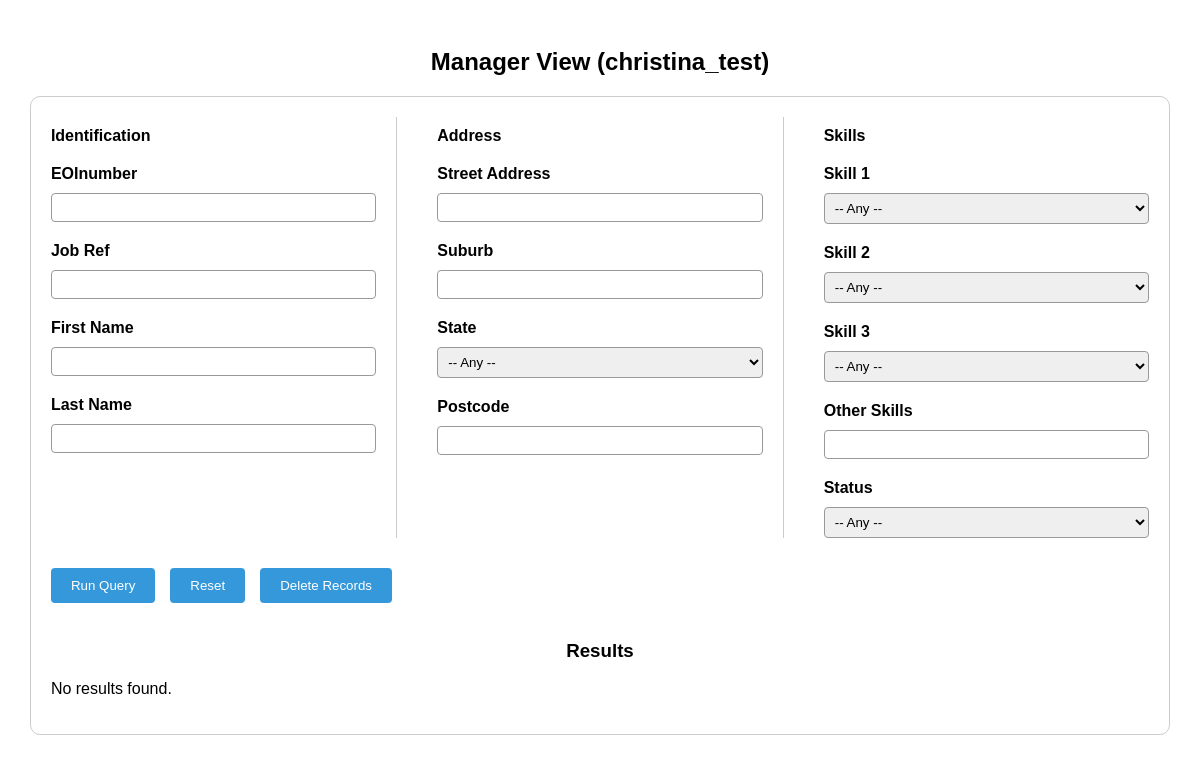
The page /manager.php on the database as committed earlier.
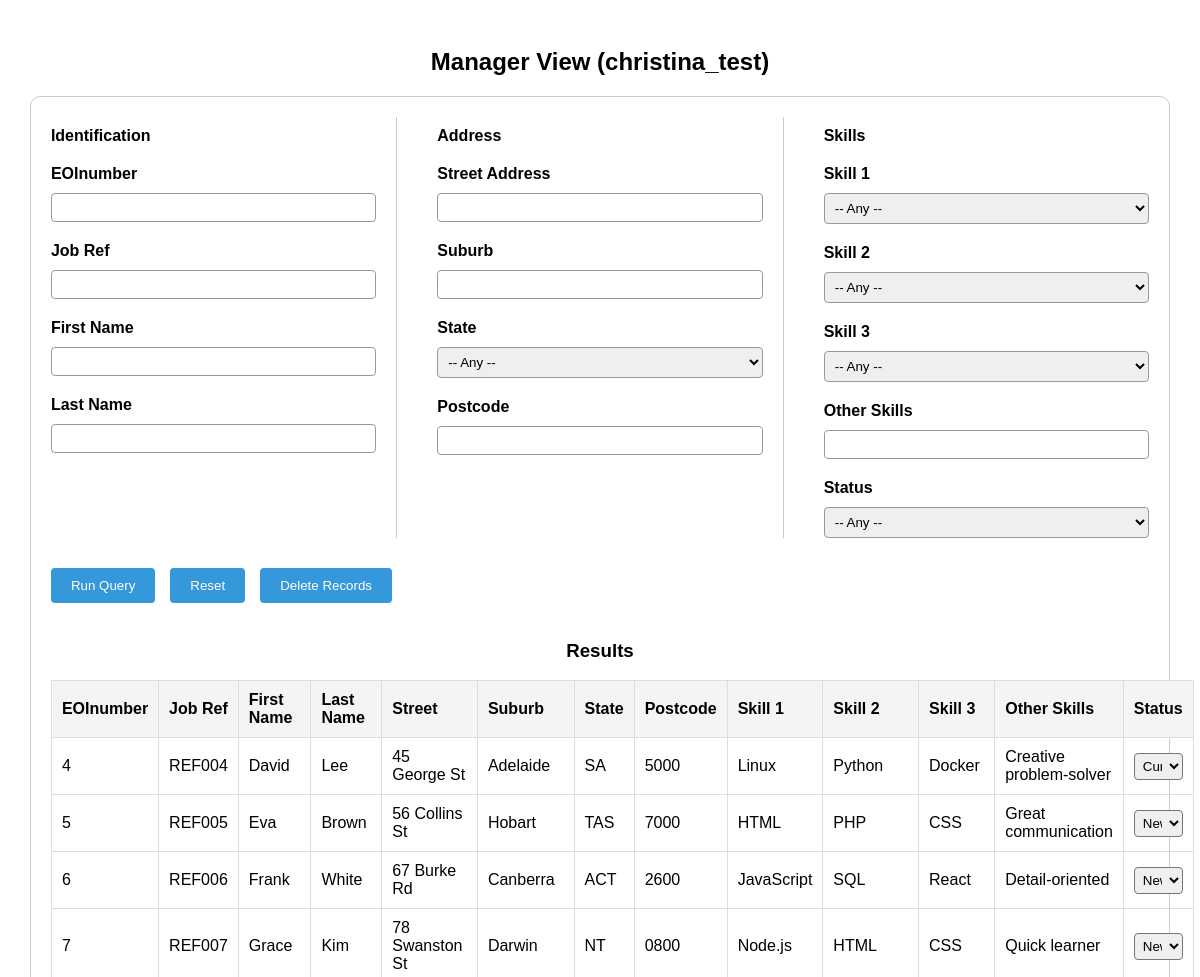
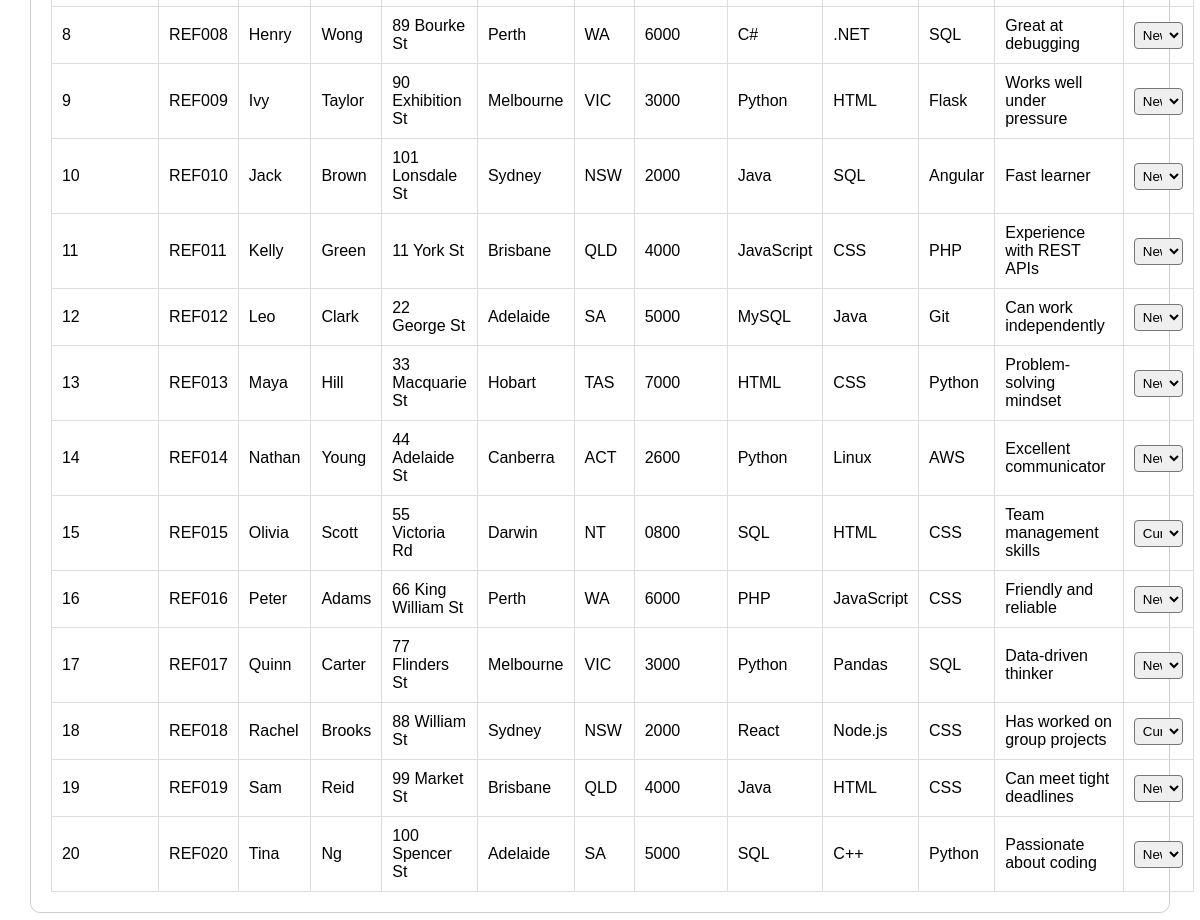
The same page on the database as committed later (2 pictures, top to bottom).
### tables this page shows
CREATE TABLE `christina_test` (
  `EOInumber` int(11) NOT NULL,
  `job_reference_number` varchar(10) NOT NULL,
  `first_name` varchar(50) NOT NULL,
  `last_name` varchar(50) NOT NULL,
  `street_address` varchar(100) NOT NULL,
  `suburb` varchar(50) NOT NULL,
  `state` varchar(3) NOT NULL,
  `postcode` varchar(4) NOT NULL,
  `email` varchar(100) NOT NULL,
  `phone` varchar(15) NOT NULL,
  `skill1` varchar(50) NOT NULL,
  `skill2` varchar(50) NOT NULL,
  `skill3` varchar(50) NOT NULL,
  `other_skills` text NOT NULL,
  `status` enum('New','Current','Final') NOT NULL DEFAULT 'New'
);

### manager.php (the view, shortened to what this page needs)
<?php
require_once "settings.php";
$dbconn = @mysqli_connect($host, $user, $password, $sql_db);
$delete_mode = false;
$query = "SELECT * FROM christina_test";
$search_terms = [
    "EOInumber" => "",
    "job_reference_number" => "",
    "first_name" => "",
    "last_name" => "",
    "street_address" => "",
    "suburb" => "",
    "state" => "",
    "postcode" => "",
    "skill1" => "",
    "skill2" => "",
    "skill3" => "",
    "other_skills" => "",
    "status" => ""
];
$status_options = ["New", "Current", "Final"];
$result = mysqli_query($dbconn, $query);
?>
<!DOCTYPE html>
<html>
<head>
</head>
<body>
<h2>Manager View (christina_test)</h2>
<div class="filter-panel">
    <form method="post">
        <div class="filter-columns">
            <div class="filter-column">
                <label>Identification</label>
                <label for="EOInumber">EOInumber</label>
                <input type="text" name="EOInumber" value="<?= htmlspecialchars($search_terms['EOInumber']) ?>">
                <label for="job_reference_number">Job Ref</label>
                <input type="text" name="job_reference_number" value="<?= htmlspecialchars($search_terms['job_reference_number']) ?>">
                <label for="first_name">First Name</label>
                <input type="text" name="first_name" value="<?= htmlspecialchars($search_terms['first_name']) ?>">
                <label for="last_name">Last Name</label>
                <input type="text" name="last_name" value="<?= htmlspecialchars($search_terms['last_name']) ?>">
            </div>
            <div class="filter-column">
                <label>Address</label>
                <label for="street_address">Street Address</label>
                <input type="text" name="street_address" value="<?= htmlspecialchars($search_terms['street_address']) ?>">
                <label for="suburb">Suburb</label>
                <input type="text" name="suburb" value="<?= htmlspecialchars($search_terms['suburb']) ?>">
                <label for="state">State</label>
                <select name="state">
                    <option value="">-- Any --</option>
                </select>
                <label for="postcode">Postcode</label>
                <input type="text" name="postcode" value="<?= htmlspecialchars($search_terms['postcode']) ?>">
            </div>
            <div class="filter-column">
                <label>Skills</label>
                <label for="skill1">Skill 1</label>
                <select name="skill1">
                    <option value="">-- Any --</option>
                </select>
                <label for="skill2">Skill 2</label>
                <select name="skill2">
                    <option value="">-- Any --</option>
                </select>
                <label for="skill3">Skill 3</label>
                <select name="skill3">
                    <option value="">-- Any --</option>
                </select>
                <label for="other_skills">Other Skills</label>
                <input type="text" name="other_skills" value="<?= htmlspecialchars($search_terms['other_skills']) ?>">
                <label for="status">Status</label>
                <select name="status">
                    <option value="">-- Any --</option>
                </select>
            </div>
        </div>
        <div class="buttons-row">
            <input type="submit" value="Run Query" class="submit-btn" name="run_query">
            <input type="submit" value="Reset" class="reset-btn" name="reset_filters">
            <?php if (!$delete_mode): ?>
                <button type="submit" name="toggle_delete_mode" value="1" class="submit-btn">
                    Delete Records
                </button>
            <?php endif; ?>
        </div>
        <br><br>
        <h3 style="text-align:center;">Results</h3>
        <?php if ($result && mysqli_num_rows($result) > 0): ?>
            <table>
                <tr>
                    <th>EOInumber</th>
                    <th>Job Ref</th>
                    <th>First Name</th>
                    <th>Last Name</th>
                    <th>Street</th>
                    <th>Suburb</th>
                    <th>State</th>
                    <th>Postcode</th>
                    <th>Skill 1</th>
                    <th>Skill 2</th>
                    <th>Skill 3</th>
                    <th>Other Skills</th>
                    <th>Status</th>
                </tr>
                <?php while ($row = mysqli_fetch_assoc($result)): ?>
                    <tr>
                        <td><?= htmlspecialchars($row["EOInumber"]) ?></td>
                        <td><?= htmlspecialchars($row["job_reference_number"]) ?></td>
                        <td><?= htmlspecialchars($row["first_name"]) ?></td>
                        <td><?= htmlspecialchars($row["last_name"]) ?></td>
                        <td><?= htmlspecialchars($row["street_address"]) ?></td>
                        <td><?= htmlspecialchars($row["suburb"]) ?></td>
                        <td><?= htmlspecialchars($row["state"]) ?></td>
                        <td><?= htmlspecialchars($row["postcode"]) ?></td>
                        <td><?= htmlspecialchars($row["skill1"]) ?></td>
                        <td><?= htmlspecialchars($row["skill2"]) ?></td>
                        <td><?= htmlspecialchars($row["skill3"]) ?></td>
                        <td><?= htmlspecialchars($row["other_skills"]) ?></td>
                        <td>
                            <select class="status-dropdown" name="status_update[<?= intval($row["EOInumber"]) ?>]">
                                <?php foreach ($status_options as $status):
                                    $selected = ($row["status"] === $status) ? "selected" : "";
                                ?>
                                    <option value="<?= $status ?>" <?= $selected ?>><?= $status ?></option>
                                <?php endforeach; ?>
                            </select>
                        </td>
                    </tr>
                <?php endwhile; ?>
            </table>
        <?php else: ?>
            <p>No results found.</p>
        <?php endif; ?>
    </form>
</div>
</body>
</html>

### manager.php (style rules this page uses)
body { font-family: Arial; padding: 20px; }
h2 { text-align: center; }
.filter-panel { border: 1px solid #ccc; padding: 20px; border-radius: 10px; width: 96%; margin: auto; margin-bottom: 30px; }
.filter-columns { display: flex; justify-content: space-between; gap: 40px; padding-bottom: 10px; }
.filter-column { flex: 1; display: flex; flex-direction: column; gap: 10px; border-right: 1px solid #ccc; padding-right: 20px; }
.filter-column:last-child { border-right: none; padding-right: 0; }
.filter-column label { font-weight: bold; margin-top: 10px; }
.filter-column input, .filter-column select { padding: 6px; border: 1px solid #999; border-radius: 4px; }
.submit-btn, .reset-btn { margin-top: 20px; padding: 10px 20px; background-color: #3498db; color: white; border: none; border-radius: 4px; cursor: pointer; }
.buttons-row { text-align: center; gap: 15px; display: inline-flex; }
table { width: 100%; border-collapse: collapse; margin-top: 10px; }
table, th, td { border: 1px solid #ddd; }
th, td { padding: 10px; text-align: left; }
th { background-color: #f4f4f4; }
select.status-dropdown { width: 100%; padding: 4px; border-radius: 4px; }

Rows that differ between the two databases and show on the page:
added christina_test: EOInumber "4", job_reference_number "REF004", first_name "David", last_name "Lee", street_address "45 George St", suburb "Adelaide", state "SA", postcode "5000", skill1 "Linux", skill2 "Python", skill3 "Docker", other_skills "Creative problem-solver", EOInumber "Current"
added christina_test: EOInumber "5", job_reference_number "REF005", first_name "Eva", last_name "Brown", street_address "56 Collins St", suburb "Hobart", state "TAS", postcode "7000", skill1 "HTML", skill2 "PHP", skill3 "CSS", other_skills "Great communication", EOInumber "New"
added christina_test: EOInumber "6", job_reference_number "REF006", first_name "Frank", last_name "White", street_address "67 Burke Rd", suburb "Canberra", state "ACT", postcode "2600", skill1 "JavaScript", skill2 "SQL", skill3 "React", other_skills "Detail-oriented", EOInumber "New"
added christina_test: EOInumber "7", job_reference_number "REF007", first_name "Grace", last_name "Kim", street_address "78 Swanston St", suburb "Darwin", state "NT", postcode "0800", skill1 "Node.js", skill2 "HTML", skill3 "CSS", other_skills "Quick learner", EOInumber "New"
added christina_test: EOInumber "8", job_reference_number "REF008", first_name "Henry", last_name "Wong", street_address "89 Bourke St", suburb "Perth", state "WA", postcode "6000", skill1 "C#", skill2 ".NET", skill3 "SQL", other_skills "Great at debugging", EOInumber "New"
added christina_test: EOInumber "9", job_reference_number "REF009", first_name "Ivy", last_name "Taylor", street_address "90 Exhibition St", suburb "Melbourne", state "VIC", postcode "3000", skill1 "Python", skill2 "HTML", skill3 "Flask", other_skills "Works well under pressure", EOInumber "New"
added christina_test: EOInumber "10", job_reference_number "REF010", first_name "Jack", last_name "Brown", street_address "101 Lonsdale St", suburb "Sydney", state "NSW", postcode "2000", skill1 "Java", skill2 "SQL", skill3 "Angular", other_skills "Fast learner", EOInumber "New"
added christina_test: EOInumber "11", job_reference_number "REF011", first_name "Kelly", last_name "Green", street_address "11 York St", suburb "Brisbane", state "QLD", postcode "4000", skill1 "JavaScript", skill2 "CSS", skill3 "PHP", other_skills "Experience with REST APIs", EOInumber "New"
added christina_test: EOInumber "12", job_reference_number "REF012", first_name "Leo", last_name "Clark", street_address "22 George St", suburb "Adelaide", state "SA", postcode "5000", skill1 "MySQL", skill2 "Java", skill3 "Git", other_skills "Can work independently", EOInumber "New"
added christina_test: EOInumber "13", job_reference_number "REF013", first_name "Maya", last_name "Hill", street_address "33 Macquarie St", suburb "Hobart", state "TAS", postcode "7000", skill1 "HTML", skill2 "CSS", skill3 "Python", other_skills "Problem-solving mindset", EOInumber "New"
added christina_test: EOInumber "14", job_reference_number "REF014", first_name "Nathan", last_name "Young", street_address "44 Adelaide St", suburb "Canberra", state "ACT", postcode "2600", skill1 "Python", skill2 "Linux", skill3 "AWS", other_skills "Excellent communicator", EOInumber "New"
added christina_test: EOInumber "15", job_reference_number "REF015", first_name "Olivia", last_name "Scott", street_address "55 Victoria Rd", suburb "Darwin", state "NT", postcode "0800", skill1 "SQL", skill2 "HTML", skill3 "CSS", other_skills "Team management skills", EOInumber "Current"
added christina_test: EOInumber "16", job_reference_number "REF016", first_name "Peter", last_name "Adams", street_address "66 King William St", suburb "Perth", state "WA", postcode "6000", skill1 "PHP", skill2 "JavaScript", skill3 "CSS", other_skills "Friendly and reliable", EOInumber "New"
added christina_test: EOInumber "17", job_reference_number "REF017", first_name "Quinn", last_name "Carter", street_address "77 Flinders St", suburb "Melbourne", state "VIC", postcode "3000", skill1 "Python", skill2 "Pandas", skill3 "SQL", other_skills "Data-driven thinker", EOInumber "New"
added christina_test: EOInumber "18", job_reference_number "REF018", first_name "Rachel", last_name "Brooks", street_address "88 William St", suburb "Sydney", state "NSW", postcode "2000", skill1 "React", skill2 "Node.js", skill3 "CSS", other_skills "Has worked on group projects", EOInumber "Current"
added christina_test: EOInumber "19", job_reference_number "REF019", first_name "Sam", last_name "Reid", street_address "99 Market St", suburb "Brisbane", state "QLD", postcode "4000", skill1 "Java", skill2 "HTML", skill3 "CSS", other_skills "Can meet tight deadlines", EOInumber "New"
added christina_test: EOInumber "20", job_reference_number "REF020", first_name "Tina", last_name "Ng", street_address "100 Spencer St", suburb "Adelaide", state "SA", postcode "5000", skill1 "SQL", skill2 "C++", skill3 "Python", other_skills "Passionate about coding", EOInumber "New"
Other text that changed with them:
text no longer shown: "No results found."
text now shown: "EOInumber Job Ref First Name Last Name Street Suburb State Postcode Skill 1 Skill 2 Skill 3 Other Skills Status"
